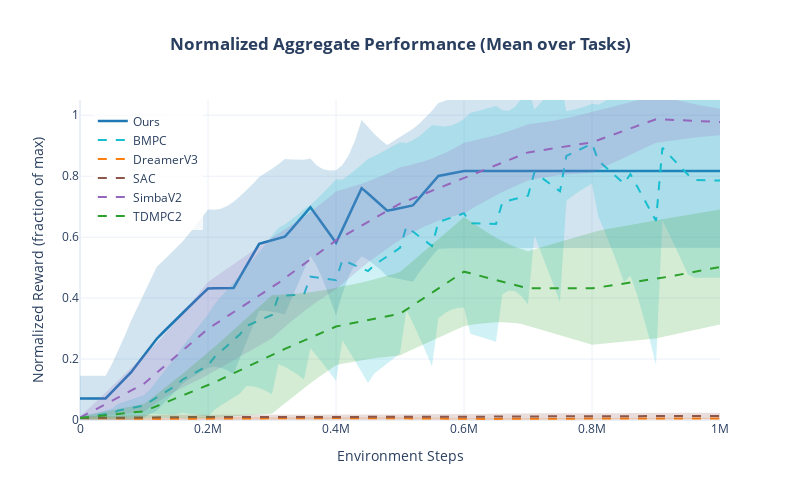

The code cell stored with this chart in its notebook:
### Code cell
# Compute and plot normalized aggregate
aggregate_df = compute_normalized_aggregate(all_data, eval_step=MAX_STEP)
aggregate_fig = plot_normalized_aggregate(aggregate_df, COLORS)
aggregate_fig.show()
